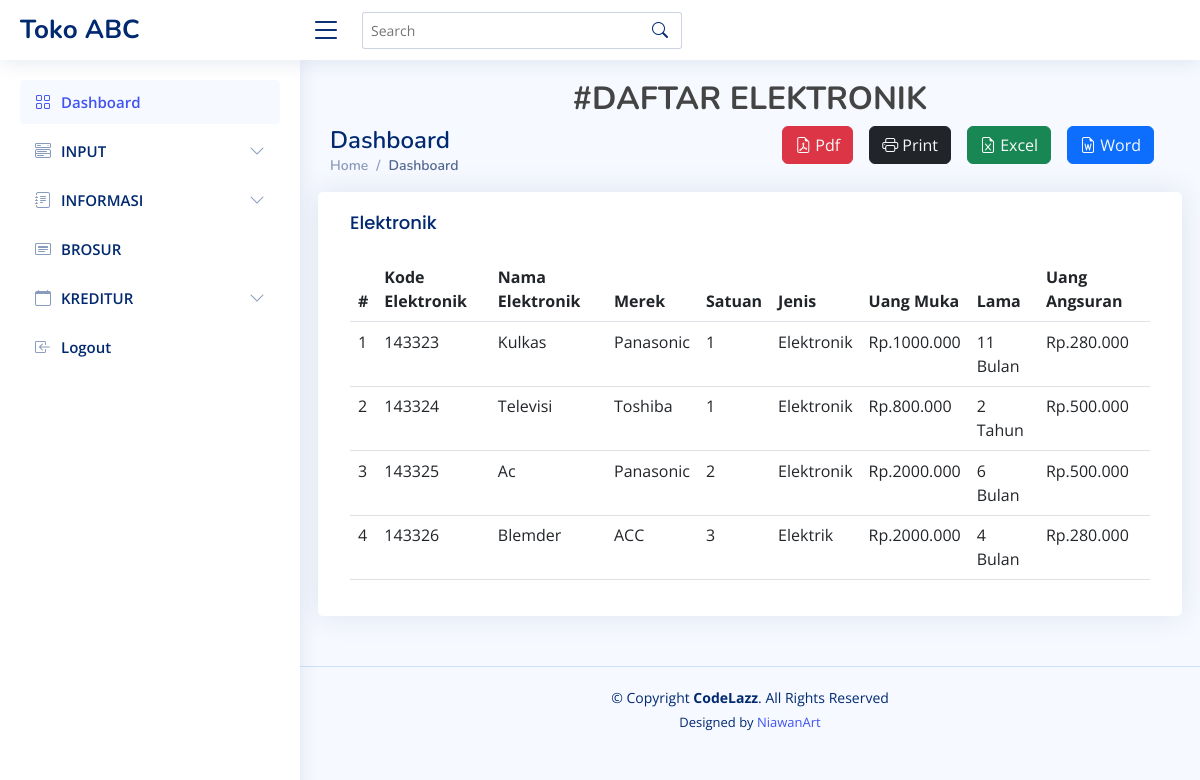
Screenshot of /index.php/elektronik/daftar with the database file from the repository.
### tables this page shows
CREATE TABLE `tb_elektronik` (
  `KE` int(4) NOT NULL,
  `KL` int(2) NOT NULL,
  `KA` int(2) NOT NULL,
  `KUA` int(2) NOT NULL,
  `NE` varchar(18) NOT NULL,
  `MEREK` varchar(18) NOT NULL,
  `SATUAN` varchar(12) NOT NULL,
  `JENIS` varchar(15) NOT NULL
);

CREATE TABLE `tb_uang_angsuran` (
  `KA` int(2) NOT NULL,
  `UA` varchar(20) NOT NULL
);

CREATE TABLE `tb_lama_angsuran` (
  `KL` int(2) NOT NULL,
  `LAMA` varchar(12) NOT NULL
);

CREATE TABLE `tb_uang_muka` (
  `KUA` int(2) NOT NULL,
  `UM` varchar(20) NOT NULL
);

### application/controllers/Elektronik.php (called while the page is built, shortened)
<?php
class elektronik extends CI_Controller
{
    function __construct()
    {
        $this->load->model('model_elektronik');
        $this->load->model('model_lama_angsuran');
        $this->load->model('model_uang_angsuran');
        $this->load->model('model_uang_muka');
    }
    function daftar()
    {
        $data['record'] = $this->model_elektronik->getDataElektronik();
        $this->load->view('elektronik/daftar_elektronik', $data);
    }
}

### index.php (called while the page is built, shortened)
<?php
require_once BASEPATH.'core/CodeIgniter.php';

### application/models/Model_elektronik.php (called while the page is built, shortened)
<?php
class model_elektronik extends CI_Model
{
    function getDataElektronik()
    {
        $query = "SELECT * FROM tb_elektronik as te, tb_uang_angsuran as tua, tb_lama_angsuran as tla, tb_uang_muka as tum
        WHERE te.KL = tla.KL AND
            te.KA = tua.KA AND
            te.KUA = tum.KUA
        ";
        return $this->db->query($query);
    }
}

### application/views/elektronik/daftar_elektronik.php (the view, shortened to what this page needs)
<!DOCTYPE html>
<html lang="en">
<head>
  <link href="<?= base_url() ?>assets/vendor/bootstrap/css/bootstrap.min.css" rel="stylesheet">
  <link href="<?= base_url() ?>assets/vendor/bootstrap-icons/bootstrap-icons.css" rel="stylesheet">
  <link href="<?= base_url() ?>assets/vendor/boxicons/css/boxicons.min.css" rel="stylesheet">
  <link href="<?= base_url() ?>assets/vendor/quill/quill.snow.css" rel="stylesheet">
  <link href="<?= base_url() ?>assets/vendor/quill/quill.bubble.css" rel="stylesheet">
  <link href="<?= base_url() ?>assets/vendor/remixicon/remixicon.css" rel="stylesheet">
  <link href="<?= base_url() ?>assets/vendor/simple-datatables/style.css" rel="stylesheet">
  <link href="<?= base_url() ?>assets/css/style.css" rel="stylesheet">
</head>
<body>
  <header id="header" class="header fixed-top d-flex align-items-center">
    <div class="d-flex align-items-center justify-content-between">
      <a href="index.html" class="logo d-flex align-items-center">
        <span class="d-none d-lg-block">Toko ABC</span>
      </a>
      <i class="bi bi-list toggle-sidebar-btn"></i>
    </div>
    <div class="search-bar">
      <form class="search-form d-flex align-items-center" method="POST" action="#">
        <input type="text" name="query" placeholder="Search" title="Enter search keyword">
        <button type="submit" title="Search"><i class="bi bi-search"></i></button>
      </form>
    </div>
  </header>
  <aside id="sidebar" class="sidebar">
    <ul class="sidebar-nav" id="sidebar-nav">
      <li class="nav-item">
        <a class="nav-link " href="<?= base_url() ?>">
          <i class="bi bi-grid"></i>
          <span>Dashboard</span>
        </a>
      </li>
      <li class="nav-item">
        <a class="nav-link collapsed" data-bs-target="#components-nav" data-bs-toggle="collapse" href="#">
          <i class="bi bi-menu-button-wide"></i><span>INPUT</span><i class="bi bi-chevron-down ms-auto"></i>
        </a>
      </li>
      <li class="nav-item">
        <a class="nav-link collapsed" data-bs-target="#forms-nav" data-bs-toggle="collapse" href="#">
          <i class="bi bi-journal-text"></i><span>INFORMASI</span><i class="bi bi-chevron-down ms-auto"></i>
        </a>
      </li>
      <li class="nav-item">
        <a class="nav-link collapsed" href="<?php echo site_url('elektronik/brosur') ?>">
          <i class="bi bi-card-heading"></i>
          <span>BROSUR</span>
        </a>
      </li>
      <li class="nav-item">
        <a class="nav-link collapsed" data-bs-target="#icons-nav" data-bs-toggle="collapse" href="#">
          <i class="bi bi-calendar"></i><span>KREDITUR</span><i class="bi bi-chevron-down ms-auto"></i>
        </a>
      <li class="nav-item">
        <a class="nav-link collapsed" href="<?php echo site_url('auth/logout') ?>">
          <i class="bi bi-box-arrow-in-left"></i>
          <span>Logout</span>
        </a>
      </li>
  </aside>
  <main id="main" class="main">
    <div class="pagetitle">
      <h2 class="text-center fw-bold">#DAFTAR ELEKTRONIK</h2>
      <div class="float-end d-flex flex-row">
        <button class="btn btn-danger bi bi-file-earmark-pdf me-3">
          <?php echo anchor('elektronik/pdf', 'Pdf', array('class' => 'mb-3 text-light btn-sm')); ?>
        </button>
        <button class="btn btn-dark bi bi-printer me-3" onclick="window.print();">
          <?php echo anchor('elektronik/cetak', 'Print', array('class' => 'text-light btn-sm')); ?>
        </button>
        <button class="btn btn-success bi bi-file-earmark-excel me-3">
          <?php echo anchor('elektronik/excel', 'Excel', array('class' => 'text-light btn-sm')); ?>
        </button>
        <button class="btn btn-primary bi bi-file-earmark-word me-3">
          <?php echo anchor('elektronik/word', 'Word', array('class' => 'text-light btn-sm')); ?>
        </button>
      </div>
      <h1>Dashboard</h1>
      <nav>
        <ol class="breadcrumb">
          <li class="breadcrumb-item"><a href="<?php echo base_url() ?>">Home</a></li>
          <li class="breadcrumb-item active">Dashboard</li>
        </ol>
      </nav>
    </div>
    <section class="section dashboard">
      <div class="row">
        <div class="col-lg-12">
          <div class="row">
            <div class="card">
              <div class="card-body">
                <h5 class="card-title">Elektronik</h5>
                <table class="table">
                  <thead>
                    <tr>
                      <th scope="col">#</th>
                      <th scope="col">Kode Elektronik</th>
                      <th scope="col">Nama Elektronik</th>
                      <th scope="col">Merek</th>
                      <th scope="col">Satuan</th>
                      <th scope="col">Jenis</th>
                      <th scope="col">Uang Muka</th>
                      <th scope="col">Lama</th>
                      <th scope="col">Uang Angsuran</th>
                    </tr>
                  </thead>
                  <tbody>
                    <?php
                    $no = 1;
                    foreach ($record->result() as $r) {
                      echo "<tr>
            <td>$no</td>
            <td>$r->KE</td>
            <td scope=row>$r->NE</td>
            <td scope=row>$r->MEREK</td>
            <td scope=row>$r->SATUAN</td>
            <td scope=row>$r->JENIS</td>
            <td scope=row>$r->UA</td>
            <td scope=row>$r->LAMA</td>
            <td scope=row>$r->UM</td>
            <tr>";
                      $no++;
                    } ?>
                  </tbody>
                </table>
              </div>
            </div>
          </div>
        </div>
    </section>
  </main>
  <footer id="footer" class="footer">
    <div class="copyright">
      &copy; Copyright <strong><span>CodeLazz</span></strong>. All Rights Reserved
    </div>
    <div class="credits">
      Designed by <a href="https://github.com/niawanart">NiawanArt</a>
    </div>
  </footer>
</body>

### assets/css/style.css (style rules this page uses)
:root { scroll-behavior: smooth; }
body { font-family: "Open Sans", sans-serif; background: #f6f9ff; color: #444444; }
a { color: #4154f1; text-decoration: none; }
h1, h2, h3, h4, h5, h6 { font-family: "Nunito", sans-serif; }
#main { margin-top: 60px; padding: 20px 30px; transition: all 0.3s; }
.pagetitle { margin-bottom: 10px; }
.pagetitle h1 { font-size: 24px; margin-bottom: 0; font-weight: 600; color: #012970; }
.card { margin-bottom: 30px; border: none; border-radius: 5px; box-shadow: 0px 0 30px rgba(1, 41, 112, 0.1); }
.card-title { padding: 20px 0 15px 0; font-size: 18px; font-weight: 500; color: #012970; font-family: "Poppins", sans-serif; }
.card-body { padding: 0 20px 20px 20px; }
.breadcrumb { font-size: 14px; font-family: "Nunito", sans-serif; color: #899bbd; font-weight: 600; }
.breadcrumb a { color: #899bbd; transition: 0.3s; }
.breadcrumb .breadcrumb-item::before { color: #899bbd; }
.breadcrumb .active { color: #51678f; font-weight: 600; }
.logo { line-height: 1; }
@media (min-width: 1200px) { .logo { width: 280px; } }
.logo span { font-size: 26px; font-weight: 700; color: #012970; font-family: "Nunito", sans-serif; }
.header { transition: all 0.5s; z-index: 997; height: 60px; box-shadow: 0px 2px 20px rgba(1, 41, 112, 0.1); background-color: #fff; padding-left: 20px; }
.header .toggle-sidebar-btn { font-size: 32px; padding-left: 10px; cursor: pointer; color: #012970; }
.header .search-bar { min-width: 360px; padding: 0 20px; }
.header .search-form { width: 100%; }
.header .search-form input { border: 0; font-size: 14px; color: #012970; border: 1px solid rgba(1, 41, 112, 0.2); padding: 7px 38px 7px 8px; border-radius: 3px; transition: 0.3s; width: 100%; }
.header .search-form button { border: 0; padding: 0; margin-left: -30px; background: none; }
.header .search-form button i { color: #012970; }
.sidebar { position: fixed; top: 60px; left: 0; bottom: 0; width: 300px; z-index: 996; transition: all 0.3s; padding: 20px; overflow-y: auto; scrollbar-width: thin; scrollbar-color: #aab7cf transparent; box-shadow: 0px 0px 20px rgba(1, 41, 112, 0.1); background-color: #fff; }
@media (min-width: 1200px) { #main, #footer { margin-left: 300px; } }
.sidebar-nav { padding: 0; margin: 0; list-style: none; }
.sidebar-nav li { padding: 0; margin: 0; list-style: none; }
.sidebar-nav .nav-item { margin-bottom: 5px; }
.sidebar-nav .nav-link { display: flex; align-items: center; font-size: 15px; font-weight: 600; color: #4154f1; transition: 0.3; background: #f6f9ff; padding: 10px 15px; border-radius: 4px; }
.sidebar-nav .nav-link i { font-size: 16px; margin-right: 10px; color: #4154f1; }
.sidebar-nav .nav-link.collapsed { color: #012970; background: #fff; }
.sidebar-nav .nav-link.collapsed i { color: #899bbd; }
.sidebar-nav .nav-link .bi-chevron-down { margin-right: 0; transition: transform 0.2s ease-in-out; }
.footer { padding: 20px 0; font-size: 14px; transition: all 0.3s; border-top: 1px solid #cddfff; }
.footer .copyright { text-align: center; color: #012970; }
.footer .credits { padding-top: 5px; text-align: center; font-size: 13px; color: #012970; }

### rows the page displays
tb_elektronik: KE "143323", NE "Kulkas", MEREK "Panasonic", SATUAN "1", JENIS "Elektronik", tb_uang_angsuran.UA "Rp.1000.000", tb_lama_angsuran.LAMA "11 Bulan", tb_uang_muka.UM "Rp.280.000"
tb_elektronik: KE "143324", NE "Televisi", MEREK "Toshiba", SATUAN "1", JENIS "Elektronik", tb_uang_angsuran.UA "Rp.800.000", tb_lama_angsuran.LAMA "2 Tahun", tb_uang_muka.UM "Rp.500.000"
tb_elektronik: KE "143325", NE "Ac", MEREK "Panasonic", SATUAN "2", JENIS "Elektronik", tb_uang_angsuran.UA "Rp.2000.000", tb_lama_angsuran.LAMA "6 Bulan", tb_uang_muka.UM "Rp.500.000"
tb_elektronik: KE "143326", NE "Blemder", MEREK "ACC", SATUAN "3", JENIS "Elektrik", tb_uang_angsuran.UA "Rp.2000.000", tb_lama_angsuran.LAMA "4 Bulan", tb_uang_muka.UM "Rp.280.000"
